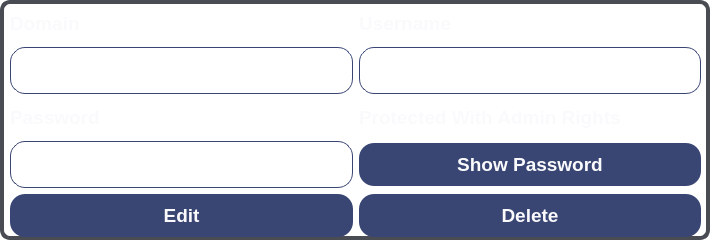
<?xml version="1.0" encoding="UTF-8"?>
<ui version="4.0">
 <class>passwordQueryWidget</class>
 <widget class="QWidget" name="passwordQueryWidget">
  <property name="geometry">
   <rect>
    <x>0</x>
    <y>0</y>
    <width>710</width>
    <height>240</height>
   </rect>
  </property>
  <property name="minimumSize">
   <size>
    <width>710</width>
    <height>240</height>
   </size>
  </property>
  <property name="maximumSize">
   <size>
    <width>710</width>
    <height>240</height>
   </size>
  </property>
  <property name="windowTitle">
   <string>Form</string>
  </property>
  <property name="styleSheet">
   <string notr="true">QWidget {
    background-color: transparent;
    color: #fafafc;
    font-family: 'SF Pro';
    font-size: 14pt;
	text-align: center;
	font-weight: 1000;
}

QWidget#passwordQueryWidget {
    border: 4px solid #4a4c54;
	border-radius: 10px;
}

QPushButton {
    background-color: #394573;
    border: none;
	border-radius: 15px;
    padding: 10px 20px;
	text-align: center;
}

QPushButton:hover {
    background-color: #4a4c54;
}

QLineEdit {
    background-color: transparent;
    border: 1px solid #394573;
    border-radius: 15px;
    padding: 10px 5px;
	padding-left: 30px;
}

QLabel {
    background-color: transparent;
    color: #fafafc;
    font-family: 'SF Pro';
    font-size: 14pt;
	qproperty-alignment: 'AlignCenter';
	font-weight: 500;
}</string>
  </property>
  <widget class="QWidget" name="gridLayoutWidget">
   <property name="geometry">
    <rect>
     <x>10</x>
     <y>6</y>
     <width>691</width>
     <height>231</height>
    </rect>
   </property>
   <layout class="QGridLayout" name="gridLayout">
    <item row="1" column="1">
     <widget class="QLineEdit" name="usernameLineEdit"/>
    </item>
    <item row="0" column="1">
     <widget class="QLabel" name="usernameLabel">
      <property name="text">
       <string>Username</string>
      </property>
     </widget>
    </item>
    <item row="1" column="0">
     <widget class="QLineEdit" name="domainLineEdit"/>
    </item>
    <item row="3" column="1">
     <widget class="QPushButton" name="showPasswordButton">
      <property name="text">
       <string>Show Password</string>
      </property>
     </widget>
    </item>
    <item row="2" column="1">
     <widget class="QLabel" name="label">
      <property name="text">
       <string>Protected With Admin Rights</string>
      </property>
     </widget>
    </item>
    <item row="3" column="0">
     <widget class="QLineEdit" name="passwordLineEdit">
      <property name="echoMode">
       <enum>QLineEdit::Password</enum>
      </property>
     </widget>
    </item>
    <item row="0" column="0">
     <widget class="QLabel" name="domainLabel">
      <property name="text">
       <string>Domain</string>
      </property>
     </widget>
    </item>
    <item row="2" column="0">
     <widget class="QLabel" name="passwordLabel">
      <property name="text">
       <string>Password</string>
      </property>
     </widget>
    </item>
    <item row="5" column="0">
     <widget class="QPushButton" name="editQueryButton">
      <property name="text">
       <string>Edit</string>
      </property>
     </widget>
    </item>
    <item row="5" column="1">
     <widget class="QPushButton" name="deleteQueryButton">
      <property name="text">
       <string>Delete</string>
      </property>
     </widget>
    </item>
   </layout>
  </widget>
 </widget>
 <resources/>
 <connections/>
</ui>
